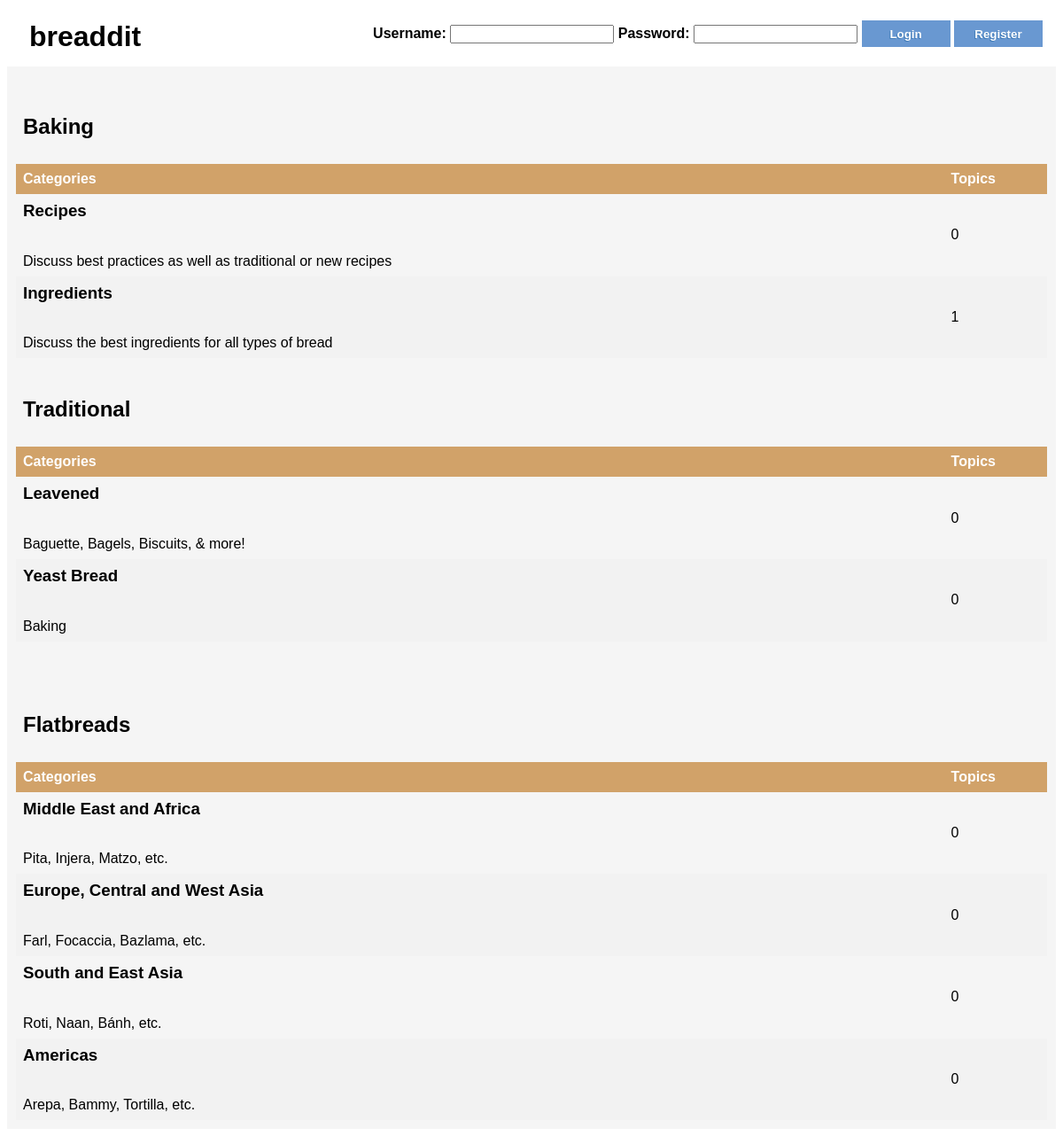
The page / on the database its author committed.
### tables this page shows
CREATE TABLE IF NOT EXISTS `categories` (
  `cat_id` int(3) unsigned NOT NULL AUTO_INCREMENT,
  `category_title` varchar(64) NOT NULL,
  PRIMARY KEY (`cat_id`)
);

CREATE TABLE IF NOT EXISTS `subcategories` (
  `subcat_id` int(3) unsigned NOT NULL AUTO_INCREMENT,
  `parent_id` int(3) unsigned NOT NULL,
  `subcategory_title` varchar(120) NOT NULL,
  `subcategory_desc` varchar(255) NOT NULL,
  PRIMARY KEY (`subcat_id`),
  KEY `parent_id` (`parent_id`)
);

### content_function.php (the view, shortened to what this page needs)
<?php
  function dispcategories() {
    include('connect.php');
    $select = mysqli_query($db, "SELECT * FROM categories");
    while ($row = mysqli_fetch_assoc($select)) {
      echo "<table class='category-table'>";
      echo "<tr><td class='main-category' colspan='2'><h2>".$row['category_title']."<h2></td></tr>";
      dispsubcategories($row['cat_id']);
      echo "</table>";
    }
  }
  function dispsubcategories($parent_id) {
    include('connect.php');
    $select = mysqli_query($db, "SELECT cat_id, subcat_id, subcategory_title, subcategory_desc FROM categories, subcategories
                            WHERE ($parent_id = categories.cat_id) AND ($parent_id = subcategories.parent_id)");
    echo "<tr><th width='90%'>Categories</th><th width='10%'>Topics</th></tr>";
    while ($row = mysqli_fetch_assoc($select)) {
      echo "<tr><td class='category-title'><a href='/xampp/breaddit/topics.php?cid=".$row['cat_id']."&scid=".$row['subcat_id']."'>
            </h2><h3>".$row['subcategory_title']."</h3><br />";
      echo $row['subcategory_desc']."</a></td>";
      echo "<td class='num-topics' >".getnumtopics($parent_id, $row['subcat_id'])."</td></tr></br>";
    }
  }
  function getnumtopics($cat_id, $subcat_id) {
    include('connect.php');
    $select = mysqli_query($db, "SELECT category_id, subcategory_id FROM topics WHERE ".$cat_id." = category_id
									  AND ".$subcat_id." = subcategory_id");
    return mysqli_num_rows($select);
  }
 ?>

### index.php (shortened to what this page needs)
<?php
  include ('layout_manager.php');
  include ('content_function.php');
?>
<html>
  <head>
    <link href="/xampp/breaddit/css/main.css" type="text/css" rel="stylesheet" />
  </head>
  <body>
    <div class="header">
      <div class="title">
        <h1><a href="/xampp/breaddit/">breaddit</a></h1>
      </div>
      <div class="login">
        <?php
          if(isset($_SESSION['username'])) {
            logout();
          }
          else {
            loginform();
          }
         ?>
      </div>
    </div>
    <div  class="content">
      <?php dispcategories(); ?>
    </div>
  </body>
</html>

### layout_manager.php (shortened to what this page needs)
<?php
  function loginform() {
    echo "<form action='/xampp/breaddit/validatelogin.php' method='POST'>
          <p><b>Username:</b></p>
          <input type='text' id='usernameinput' name='usernameinput' />
          <p><b>Password:</b></p>
          <input type='password' id='passwordinput' name='passwordinput' />
          <input type='submit' value='Login' />
          <button type='button' onclick='location.href=\"/xampp/breaddit/register.html\";'>Register</button>
        </form>";
  }
?>

### css/main.css (style rules this page uses)
body { font-family: sans-serif; }
input[type="submit"], button { color: #fff; background-color: #6998D1; text-shadow: -1px 1px #417cb8; border: none; height: 30px; width: 100px; font-weight: bold; text-align: center; }
.header { padding: 15px; white-space: nowrap; }
.header * { display: inline; }
.title a { text-decoration: none; color: black; padding: 10px; }
.login { float: right; text-align: left; }
.content { background-color: #f5f5f5; padding: 10px; }
table { border-collapse: collapse; width: 100%; }
th, td { text-align: left; padding: 8px; }
tr:nth-child(even) { background-color: #f2f2f2 }
th { background-color: #d1a269; color: white; }
.category-table a { text-decoration: none; color: black; }

### rows shown on the page
categories: category_title "Baking"
subcategories: subcategory_title "Recipes", subcategory_desc "Discuss best practices as well as traditional or new recipes", subcat_id "0"
subcategories: subcategory_title "Ingredients", subcategory_desc "Discuss the best ingredients for all types of bread", subcat_id "1"
categories: category_title "Traditional"
subcategories: subcategory_title "Leavened", subcategory_desc "Baguette, Bagels, Biscuits, & more!", subcat_id "0"
subcategories: subcategory_title "Yeast Bread", subcategory_desc "Baking", subcat_id "0"
categories: category_title "Flatbreads"
subcategories: subcategory_title "Middle East and Africa", subcategory_desc "Pita, Injera, Matzo, etc.", subcat_id "0"
subcategories: subcategory_title "Europe, Central and West Asia", subcategory_desc "Farl, Focaccia, Bazlama, etc.", subcat_id "0"
subcategories: subcategory_title "South and East Asia", subcategory_desc "Roti, Naan, Bánh, etc.", subcat_id "0"
subcategories: subcategory_title "Americas", subcategory_desc "Arepa, Bammy, Tortilla, etc.", subcat_id "0"
